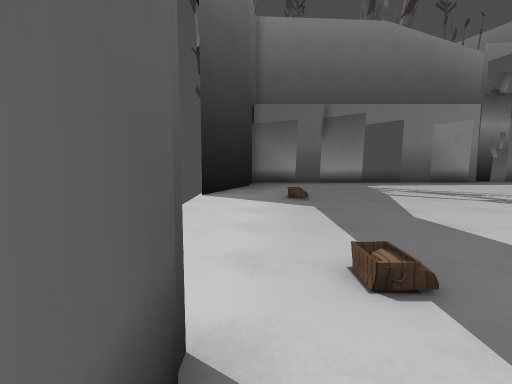
view 1 (above)

16 first-person views from a walk through a 3-D level made in the Godot game engine. The camera is 1.3 m above the floor, tilts 6° down and sees 80° across. The floor is counted in squares, 1 m on a side. Each view is taken from the middle of a square. On the plan, view 1 faces up. The plan holds only what a view shows up to about 14 squares ahead; the rest is blank. The place goes on beyond the plan. Surface patterns are stand-ins for the level's own textures.

view 2
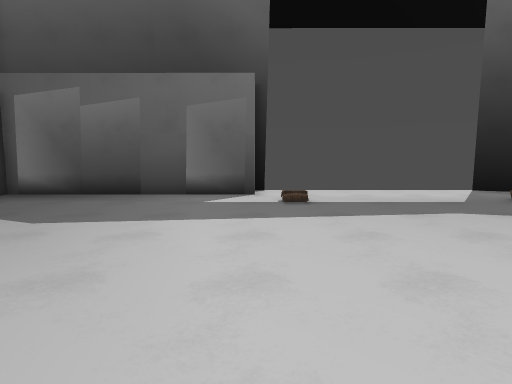

view 3
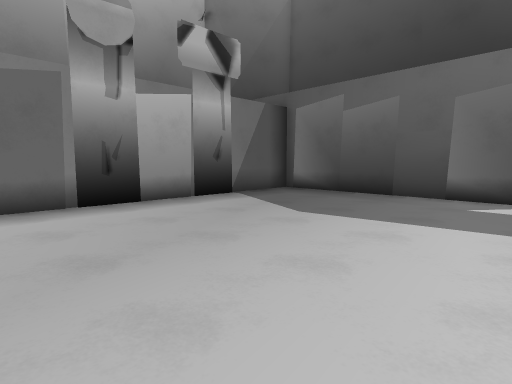

view 4
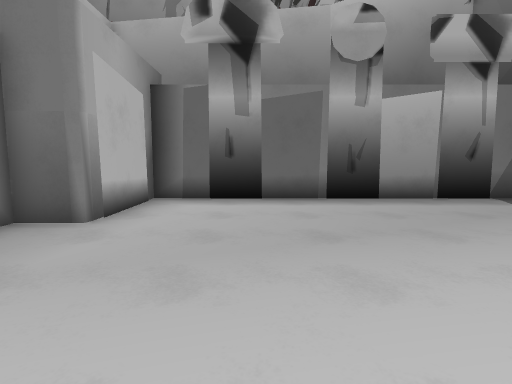

view 5
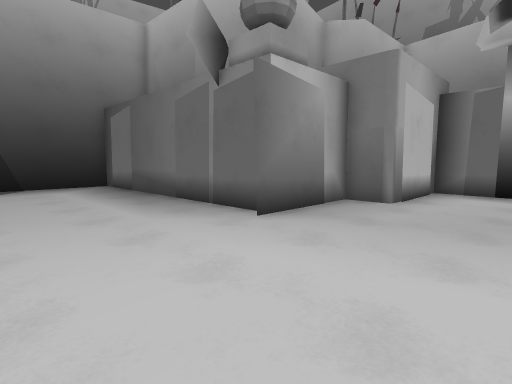

view 6
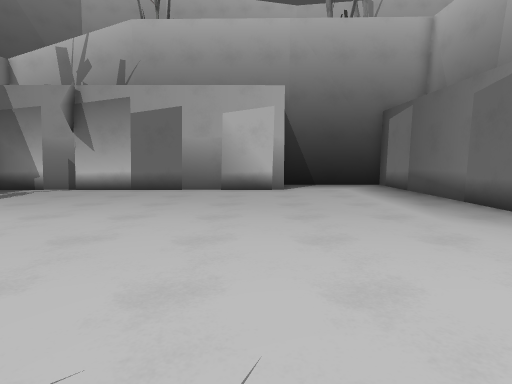

view 7
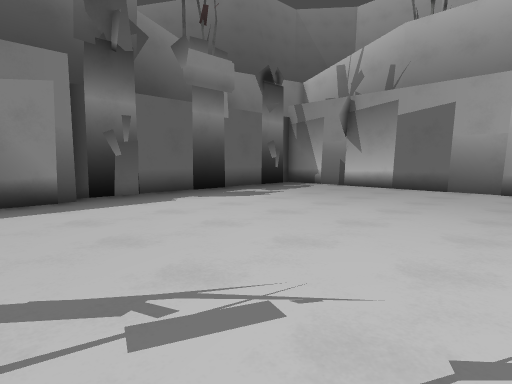

view 8
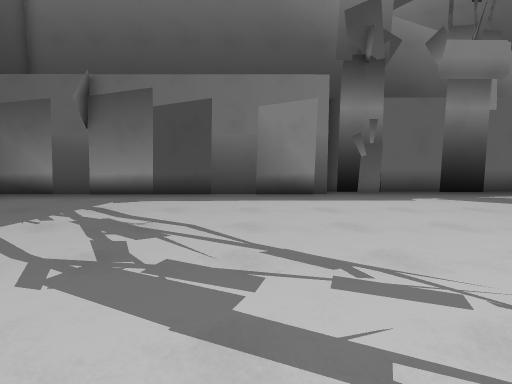

view 9
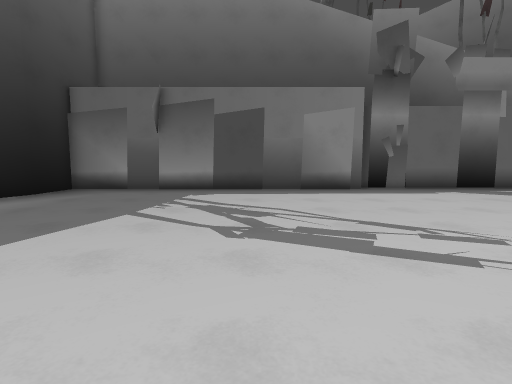

view 10
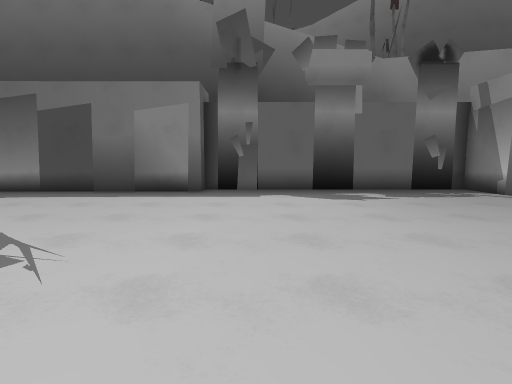

view 11
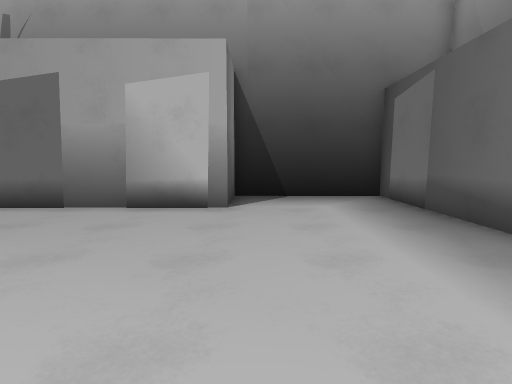

view 12
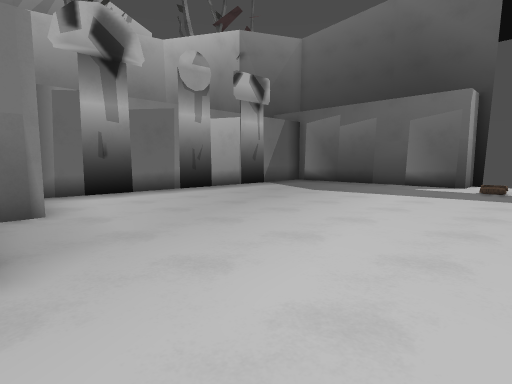

view 13
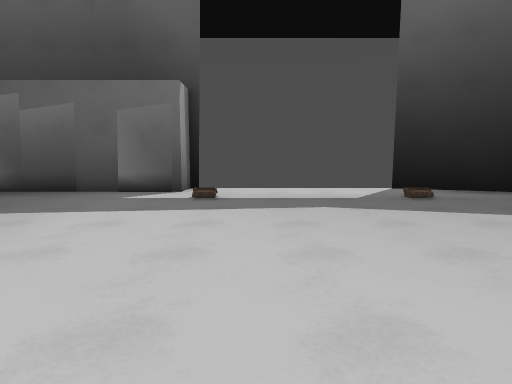

view 14
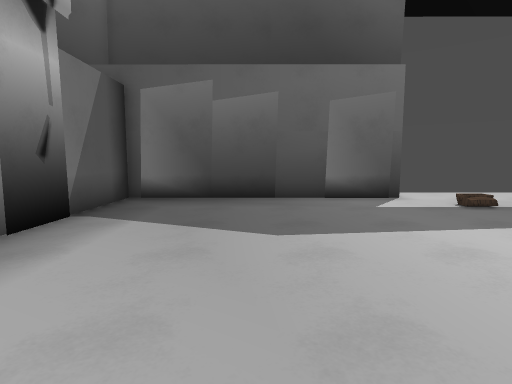

view 15
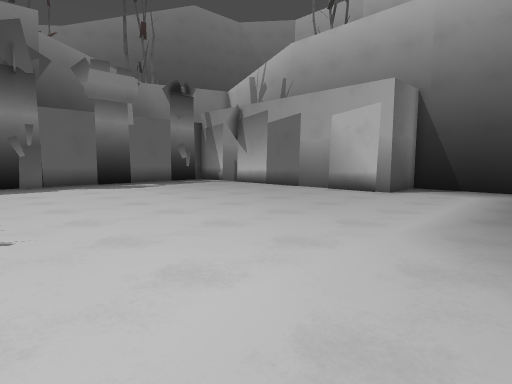

view 16
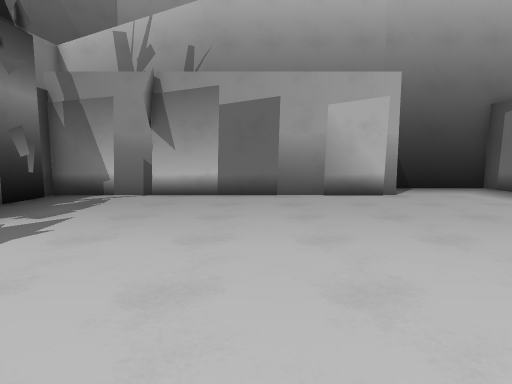

### Floor plan
Points are (right, up) in squares from view 1. A wall is a line through its corners. A room is listed if a view was taken in it or the views show most of it. See-through windows are left out.
Room 1 (views 1, 2, 3, 4, 5, 6, 7, 8, 9, 10, 11, 12, 13, 14, 15, 16)
walls: (16.4, 0.5) (27, 0.5) (27, 5.8) (24.2, 5.8) (24.2, 18.5); (14.7, -3.2) (16, -3.2) (16, 1.1); (13.4, 18.5) (12.7, 18.5) (12.7, 17.6) (-0.4, 17.6) (-0.4, 15.3) (-2, 11.2); (12.5, -7.3) (14.4, -7.3) (14.4, -3.4); (8.5, -7.3) (10.9, -7.3); (-2.1, 2) (-0.4, 2) (-0.4, -7.3) (3, -7.3); (17.6, 18.5) (15, 18.5); (4.6, -7.3) (6.9, -7.3); (22, 18.5) (19.3, 18.5)
objects: tree (4, -7); tree (8, -7); tree (12, -7); tree (14, 18); tree (18, 18); tree (23, 18)

Where each view was taken, in squares from view 1:
view 1: 0 up, 0 right, facing up
view 2: 2 up, 11 right, facing left
view 3: 2 up, 11 right, facing down-left
view 4: 3 up, 11 right, facing down
view 5: 6 up, 11 right, facing down-right
view 6: 7 up, 11 right, facing right
view 7: 7 up, 10 right, facing up-right
view 8: 6 up, 10 right, facing up
view 9: 4 up, 8 right, facing up
view 10: 5 up, 15 right, facing up
view 11: 5 up, 16 right, facing right
view 12: 5 up, 16 right, facing down-left
view 13: 5 up, 12 right, facing left
view 14: 3 down, 10 right, facing left
view 15: 1 up, 12 right, facing up-right
view 16: 11 up, 13 right, facing right
